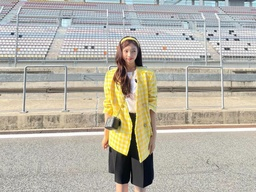
#> input picture haezy.jpg, 256 x 192 px, shrunk from 1080 x 810 before the run
$ python 'Latihan 1.py'
#> lines starting #> are read from the running program, lines starting #| are printed output that depends on the picture
# 1217070078, Rossy Musdawiyah Anisa

import cv2
import numpy as np
from matplotlib import pyplot as plt

def get_pixel(img, center, x, y):
    new_value = 0
    try:
        if img[x, y] >= center:
            new_value = 1
    except IndexError:
        pass
    return new_value

def lbp_calculated_pixel(img, x, y):
    center = img[x, y]
    val_ar = []
    val_ar.append(get_pixel(img, center, x-1, y+1)) # top_right
    val_ar.append(get_pixel(img, center, x, y+1))   # right
    val_ar.append(get_pixel(img, center, x+1, y+1)) # bottom_right
    val_ar.append(get_pixel(img, center, x+1, y))   # bottom
    val_ar.append(get_pixel(img, center, x+1, y-1)) # bottom_left
    val_ar.append(get_pixel(img, center, x, y-1))   # left
    val_ar.append(get_pixel(img, center, x-1, y-1)) # top_left
    val_ar.append(get_pixel(img, center, x-1, y))   # top

    power_val = [1, 2, 4, 8, 16, 32, 64, 128]
    val = 0
    for i in range(len(val_ar)):
        val += val_ar[i] * power_val[i]
    return val

def show_output(output_list):
    output_list_len = len(output_list)
    figure = plt.figure(figsize=(20, 6))
    for i in range(output_list_len):
        current_dict = output_list[i]
        current_img = current_dict["img"]
        current_xlabel = current_dict["xlabel"]
        current_ylabel = current_dict["ylabel"]
        current_xtick = current_dict["xtick"]
        current_ytick = current_dict["ytick"]
        current_title = current_dict["title"]
        current_type = current_dict["type"]

        current_plot = figure.add_subplot(1, output_list_len, i+1)

        if current_type == "gray":
            current_plot.imshow(current_img, cmap=plt.get_cmap('gray'))
            current_plot.set_title(current_title)
            current_plot.set_xticks(current_xtick)
            current_plot.set_yticks(current_ytick)
            current_plot.set_xlabel(current_xlabel)
            current_plot.set_ylabel(current_ylabel)
        elif current_type == "histogram":
            current_plot.plot(current_img, color="black")
            current_plot.set_xlim([0, 256])
            current_plot.set_title(current_title)
            current_plot.set_xlabel(current_xlabel)
            current_plot.set_ylabel(current_ylabel)
            ytick_list = [int(i) for i in current_plot.get_yticks()]
            current_plot.set_yticklabels(ytick_list, rotation=90)
        elif current_type == "normal":
            current_plot.imshow(current_img)
            current_plot.set_title(current_title)
            current_plot.set_xticks(current_xtick)
            current_plot.set_yticks(current_ytick)
            current_plot.set_xlabel(current_xlabel)
            current_plot.set_ylabel(current_ylabel)

    plt.show()

def brighter(nilai, img):
    height, width, _ = img.shape
    img_b = np.zeros((height, width, 3), np.uint8)

    for y in range(height):
        for x in range(width):
            red = img[y, x, 2] + nilai
            green = img[y, x, 1] + nilai
            blue = img[y, x, 0] + nilai

            if red > 255: red = 255
            if red < 0: red = 0
            if green > 255: green = 255
            if green < 0: green = 0
            if blue > 255: blue = 255
            if blue < 0: blue = 0

            img_b[y, x] = (blue, green, red)  # Assuming BGR color space

    return img_b

def lbp(img_gray, height, width, img_bgr):
    img_lbp = np.zeros((height, width, 3), np.uint8)
    for i in range(height):
        for j in range(width):
            img_lbp[i, j] = lbp_calculated_pixel(img_gray, i, j)
    hist_lbp = cv2.calcHist([img_lbp], [0], None, [256], [0, 256])

    output_list = []
    output_list.append({"img": cv2.cvtColor(img_bgr, cv2.COLOR_BGR2RGB),
                        "xlabel": "",
                        "ylabel": "",
                        "xtick": [],
                        "ytick": [],
                        "title": "Normal Image",
                        "type": "normal"
                        })
    output_list.append({"img": img_gray,
                        "xlabel": "",
                        "ylabel": "",
                        "xtick": [],
                        "ytick": [],
                        "title": "Gray Image",
                        "type": "gray"
                        })
    output_list.append({"img": img_lbp,
                        "xlabel": "",
                        "ylabel": "",
                        "xtick": [],
                        "ytick": [],
                        "title": "LBP Image",
                        "type": "gray"
                        })
    output_list.append({"img": hist_lbp,
                        "xlabel": "Bins",
                        "ylabel": "Number of pixels",
                        "xtick": None,
                        "ytick": None,
                        "title": "Histogram(LBP)",
                        "type": "histogram"
                        })
    show_output(output_list)

# Example usage
image_file = 'haezy.jpg'
img_bgr = cv2.imread(image_file)
#> img_bgr is the input picture: shape (192, 256, 3); mean B, G, R 165.9, 177.6, 181.8
height, width, channel2 = img_bgr.shape
#> height = 192; width = 256; channel2 = 3
img_gray = cv2.cvtColor(img_bgr, cv2.COLOR_BGR2GRAY)
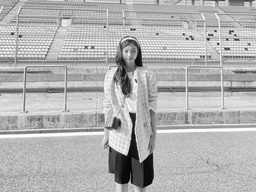
#> img_gray: shape (192, 256); min 0, max 255, mean 177.6

# Apply LBP
lbp(img_gray, height, width, img_bgr)
#> the loop in lbp, `for i in range(height):` made 192 passes
#> after the loop in lbp, `for i in range(height):`:
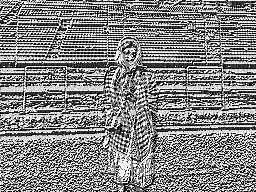
#> img_lbp: shape (192, 256, 3); min 0, max 255, mean 131.5
#> in show_output, `plt.show()`:
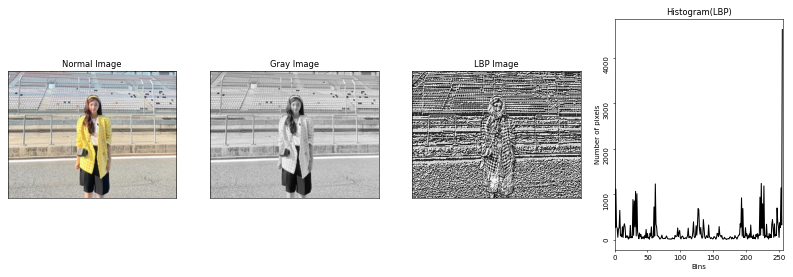
#> figure drawn by matplotlib, 4 panels; panel 4: curve peaks at x = 255, y = 4617

cv2.waitKey(0)
cv2.destroyAllWindows()
print("LBP Program selesai")
